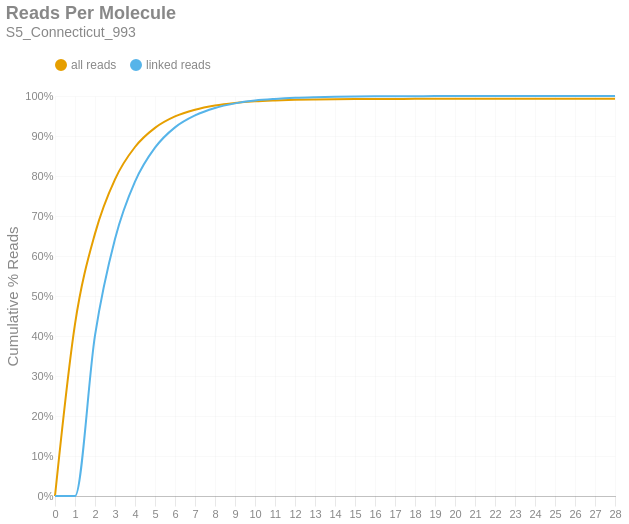

Notebook code cell kept with this figure:
### Markdown cell above
### Reads per Molecule
This chart shows the cumulative distribution of the number of reads per linked molecule. That is, how many alignments are associated with a unique molecule. This excludes the number of reads associated with invalid or absent linked-read barcodes. The `linked` histogram is the percentages recalculated when disregarding singletons.

### Code cell
if SKIPLR:
    print_html(f"Skipped")
else:
    counts = np.bincount(valids['reads'].cast(pl.Int64).to_numpy())
    weighted = counts * np.arange(len(counts))
    all_perc = weighted / n_reads
    linked_perc = weighted / n_linked_reads
    linked_perc[1] = 0
    binned_df = pl.DataFrame({
        'readsper': list(range(len(counts))),
        'all reads (cumsum)': np.cumsum(all_perc).tolist(),
        'linked reads (cumsum)': np.cumsum(linked_perc).tolist(),
    })

    with SafeRender(binned_df):
        (
            density_plot(binned_df, 'Reads Per Molecule', samplename, 'readspmol')
            .encode(
                x=alt.X('readsper:O', title=None).axis(labelAngle=0).scale(padding=0),
                y=alt.Y('value:Q', title='Cumulative % Reads').axis(format='%').stack(False),
                color=alt.Color("key:N").scale(domain=["all reads", "linked reads"]),
                tooltip=[
                    alt.Tooltip("key:N", title="Data Type"),
                    alt.Tooltip("readsper:O", title="Reads Per Molecule"),
                    alt.Tooltip("value:Q", format=".2%", title="% Reads (Cum.)")
                ]            
            )
        ).display()

### Figure 1 — Vega-Lite specification as saved in the notebook (floating-point values rounded to 4 significant figures)
{"width": "container", "height": 400, "config": {"title": {"anchor": "start", "dy": -15, "fontSize": 18, "color": "#888888", "subtitleColor": "#888888", "subtitleFontSize": 14}, "arc": {"fill": "#0072B2"}, "axis": {"domainColor": "#888888", "domainWidth": 0.5, "gridWidth": 0.2, "grid": false, "titleFontWeight": 400, "titleFontSize": 15, "labelFontSize": 11, "labelColor": "#888888", "tickColor": "#888888", "tickWidth": 0.2, "titleColor": "#888888"}, "axisBand": {"grid": false}, "axisX": {"grid": true, "tickSize": 10, "domainCap": "round"}, "axisY": {"domain": false, "grid": true, "tickSize": 0, "domainCap": "round"}, "background": "transparent", "header": {"labelFontSize": 15, "labelColor": "#888888", "titleFontSize": 15, "titleFontWeight": 600, "titleColor": "#888888"}, "legend": {"labelFont": "sans-serif", "labelFontSize": 12, "labelColor": "#888888", "symbolSize": 100, "symbolType": "circle", "titleFontSize": 12, "titlePadding": 10, "titleColor": "#888888", "title": null, "orient": "top"}, "range": {"category": ["#E69F00", "#56B4E9", "#009E73", "#F0E442", "#0072B2", "#D55E00", "#CC79A7", "#000000"], "diverging": ["#cfe8f3", "#a2d4ec", "#73bfe2", "#46abdb", "#1696d2", "#12719e"]}, "area": {"fill": "#0072B2", "fillOpacity": 0.7, "line": true, "strokeOpacity": 0.7}, "line": {"color": "#0072B2", "stroke": "#0072B2", "strokeWidth": 2}, "trail": {"color": "#0072B2", "stroke": "#0072B2", "strokeWidth": 0, "size": 1}, "point": {"filled": true, "fillOpacity": 1.0, "size": 95}, "text": {"color": "#888888", "fontSize": 11, "align": "right", "fontWeight": 400, "size": 11}, "bar": {"fill": "#0072B2", "stroke": null}, "view": {"stroke": null, "continuousWidth": 660, "continuousHeight": 400}}, "data": {"name": "data-858a662a6eafecbbeb48cef8009fa7b7"}, "mark": {"type": "line", "interpolate": "monotone", "point": {"opacity": 0, "size": 275}}, "encoding": {"color": {"field": "key", "scale": {"domain": ["all reads", "linked reads"]}, "type": "nominal"}, "tooltip": [{"field": "key", "title": "Data Type", "type": "nominal"}, {"field": "readsper", "title": "Reads Per Molecule", "type": "ordinal"}, {"field": "value", "format": ".2%", "title": "% Reads (Cum.)", "type": "quantitative"}], "x": {"axis": {"labelAngle": 0}, "field": "readsper", "scale": {"padding": 0}, "title": null, "type": "ordinal"}, "y": {"axis": {"format": "%"}, "field": "value", "stack": false, "title": "Cumulative % Reads", "type": "quantitative"}}, "params": [{"name": "param_c36ac31b6afebe62", "select": {"type": "point", "fields": ["key"]}, "bind": "legend"}], "title": {"text": "Reads Per Molecule", "subtitle": "S5_Connecticut_993"}, "transform": [{"fold": ["all reads (cumsum)", "linked reads (cumsum)"]}, {"calculate": "replace(datum.key, ' (cumsum)', '')", "as": "key"}, {"filter": {"param": "param_c36ac31b6afebe62"}}], "usermeta": {"embedOptions": {"downloadFileName": "S5_Connecticut_993.readspmol"}}, "$schema": "https://vega.github.io/schema/vega-lite/v6.1.0.json", "datasets": {"data-858a662a6eafecbbeb48cef8009fa7b7": [{"readsper": 0, "all reads (cumsum)": 0.0, "linked reads (cumsum)": 0.0}, {"readsper": 1, "all reads (cumsum)": 0.4299, "linked reads (cumsum)": 0.0}, {"readsper": 2, "all reads (cumsum)": 0.6559, "linked reads (cumsum)": 0.4013}, {"readsper": 3, "all reads (cumsum)": 0.7917, "linked reads (cumsum)": 0.6424}, {"readsper": 4, "all reads (cumsum)": 0.8725, "linked reads (cumsum)": 0.7859}, {"readsper": 5, "all reads (cumsum)": 0.9203, "linked reads (cumsum)": 0.8708}, {"readsper": 6, "all reads (cumsum)": 0.9489, "linked reads (cumsum)": 0.9216}, {"readsper": 7, "all reads (cumsum)": 0.9657, "linked reads (cumsum)": 0.9514}, {"readsper": 8, "all reads (cumsum)": 0.9763, "linked reads (cumsum)": 0.9702}, {"readsper": 9, "all reads (cumsum)": 0.9827, "linked reads (cumsum)": 0.9816}, {"readsper": 10, "all reads (cumsum)": 0.9867, "linked reads (cumsum)": 0.9886}, {"readsper": 11, "all reads (cumsum)": 0.9889, "linked reads (cumsum)": 0.9926}, {"readsper": 12, "all reads (cumsum)": 0.9904, "linked reads (cumsum)": 0.9953}, {"readsper": 13, "all reads (cumsum)": 0.9913, "linked reads (cumsum)": 0.9969}, {"readsper": 14, "all reads (cumsum)": 0.9919, "linked reads (cumsum)": 0.998}, {"readsper": 15, "all reads (cumsum)": 0.9924, "linked reads (cumsum)": 0.9987}, {"readsper": 16, "all reads (cumsum)": 0.9926, "linked reads (cumsum)": 0.9992}, {"readsper": 17, "all reads (cumsum)": 0.9927, "linked reads (cumsum)": 0.9994}, {"readsper": 18, "all reads (cumsum)": 0.9928, "linked reads (cumsum)": 0.9996}, {"readsper": 19, "all reads (cumsum)": 0.9929, "linked reads (cumsum)": 0.9997}, {"readsper": 20, "all reads (cumsum)": 0.993, "linked reads (cumsum)": 0.9998}, {"readsper": 21, "all reads (cumsum)": 0.993, "linked reads (cumsum)": 0.9999}, {"readsper": 22, "all reads (cumsum)": 0.993, "linked reads (cumsum)": 0.9999}, {"readsper": 23, "all reads (cumsum)": 0.993, "linked reads (cumsum)": 0.9999}, {"readsper": 24, "all reads (cumsum)": 0.993, "linked reads (cumsum)": 0.9999}, {"readsper": 25, "all reads (cumsum)": 0.9931, "linked reads (cumsum)": 1.0}, {"readsper": 26, "all reads (cumsum)": 0.9931, "linked reads (cumsum)": 1.0}, {"readsper": 27, "all reads (cumsum)": 0.9931, "linked reads (cumsum)": 1.0}, {"readsper": 28, "all reads (cumsum)": 0.9931, "linked reads (cumsum)": 1.0}]}}
